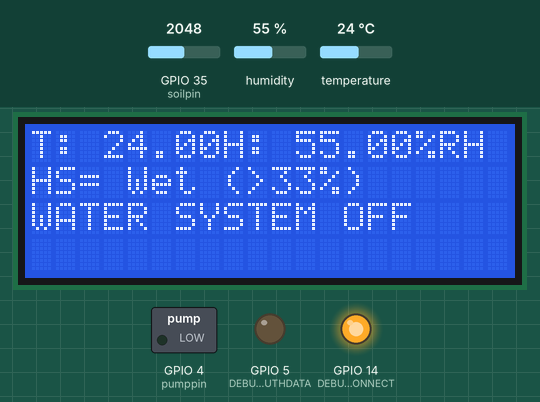
A sketch run on a simulated ESP32. Parts: 20×4 character LCD, switched loads named in the sketch (green lamp = pin HIGH), output pins drawn as LEDs (lit = HIGH). The test bench sets the inputs (shaded band); at power-on: GPIO 35 (soilpin) = 2048, humidity 55 %, temperature 24 °C. WiFi joins after 1.5 s; servers stay silent unless stated; the local clock reads 2024-03-15 10:24:30 at power-on unless the sketch sets it; what the sketch prints to the serial monitor is not drawn.

Above: at 1.7 s.
At 61.9 s:
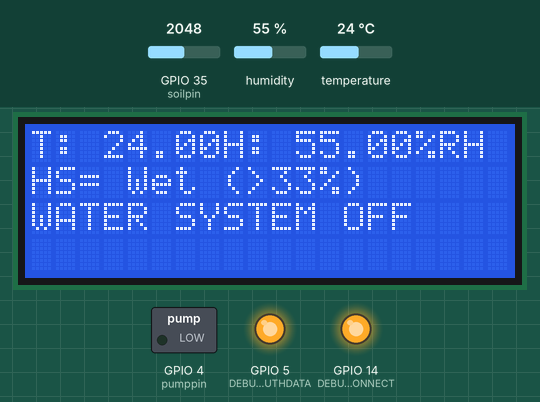
Timing chart, 0 to 65.5 s (numbered marks = the images above):
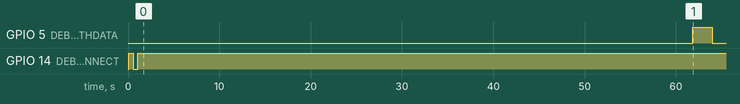

Measured:
- by itself, GPIO 5 (DEBUG_PUTHDATA): LOW → HIGH at 61.8 s, → LOW 2.2 s later

The sketch:

ESP32_watering.ino
```cpp
#include <LiquidCrystal_I2C.h>

#include <Wire.h>
#include <LiquidCrystal_I2C.h>


// เรียกใช้ไลบรารี่ WiFi.h และ IOXhop_FirebaseESP32.h มาใช้งาน
#include <WiFi.h>
#include <IOXhop_FirebaseESP32.h>
#include <time.h>
#include <DHT.h>

LiquidCrystal_I2C lcd(0x27, 20, 4);

// Set these to run example.
#define FIREBASE_HOST "esp32-firebase-2048a.firebaseio.com"
#define FIREBASE_AUTH "KtNAcvnrpSkhBbf8acrZiigYsHzhJ23xVBZ20Ai0"
#define WIFI_SSID "KMITL-WiFi"
#define WIFI_PASSWORD ""
//Constants
#define DHTPIN 32       // what pin we're connected to
#define DHTTYPE DHT22   // DHT 22  (AM2302)
#define soilpin  35
#define pumppin  4

const int AirValue = 4000;   //you need to replace this value with Value_1
const int WaterValue = 900;  //you need to replace this value with Value_2
int intervals = (AirValue - WaterValue)/3;
int soilMoistureValue = 3;
String s_status;
// LED Debug
#define DEBUG_WIFICONNECT 14
#define DEBUG_PUTHDATA 5


// Config time
int timezone = 7;

char ntp_server1[20] = "time.navy.mi.th";
char ntp_server2[20] = "clock.nectec.or.th";
char ntp_server3[20] = "th.pool.ntp.org";

int dst = 0;

DHT dht(DHTPIN, DHTTYPE);

void setup()
{

  pinMode(DEBUG_WIFICONNECT, OUTPUT);
  pinMode(DEBUG_PUTHDATA, OUTPUT);
  pinMode(pumppin, OUTPUT);
  Serial.begin(9600);
    lcd.begin();
  WiFi.mode(WIFI_STA);
  // connect to wifi.
  WiFi.begin(WIFI_SSID, WIFI_PASSWORD);
  Serial.print("connecting");

  while (WiFi.status() != WL_CONNECTED) {
    Serial.print(".");
    digitalWrite(DEBUG_WIFICONNECT, !digitalRead(DEBUG_WIFICONNECT));
    delay(500);
  }
  digitalWrite(DEBUG_WIFICONNECT, HIGH);
  Serial.println();
  Serial.print("connected: ");
  Serial.println(WiFi.localIP());

  configTime(timezone * 3600, dst, ntp_server1, ntp_server2, ntp_server3);
  Serial.println("Waiting for time");
  while (!time(nullptr)) {
    Serial.print(".");
    delay(500);
  }
  Serial.println();
  Serial.println("Now: " + NowString());

  Firebase.begin(FIREBASE_HOST, FIREBASE_AUTH);

  dht.begin();
}

void loop() {
  pinMode(DHTPIN, INPUT_PULLUP);

  // Read temp & Humidity for DHT22
  float humidity = dht.readHumidity();
  float temperature = dht.readTemperature();

  if (isnan(humidity) || isnan(temperature)) {
    Serial.println("Failed to read from DHT sensor!");
    delay(500);
    return;
  }
  Serial.print("Humidity: ");
  Serial.print(humidity);
  Serial.print(" %\t");
  Serial.print("Temperature: ");
  Serial.print(temperature);
  Serial.print(" *C ");
  Serial.println();
 soilMoistureValue = analogRead(soilpin);  //put Sensor insert into soil


  if(soilMoistureValue > (WaterValue-400) && soilMoistureValue < (WaterValue + intervals))
  {
    Serial.println("Very Wet");
    s_status = "Very Wet";
 lcd.clear();
  lcd.setCursor(0,0);
  lcd.print("T: ");
  lcd.print(temperature);
  lcd.print((char)223);
  lcd.print("C");

  lcd.setCursor(8,0);
  lcd.print("H: ");
  lcd.print(humidity);
  lcd.print("%RH");

  lcd.setCursor(0,1);
  lcd.print("HS= ");
  lcd.setCursor(4,1);
  lcd.print("Very Wet (>33%)" );
  lcd.setCursor(0,2);
  lcd.print("WATER SYSTEM OFF");
    digitalWrite(pumppin,LOW); //Motor stops//
    delay(60000);
  }

  if(soilMoistureValue > (WaterValue + intervals) && soilMoistureValue < (AirValue - intervals))
  {
   Serial.println("Wet");
   s_status = "Wet";
     lcd.clear();
  lcd.setCursor(0,0);
  lcd.print("T: ");
  lcd.print(temperature);
  lcd.print((char)223);
  lcd.print("C");

  lcd.setCursor(8,0);
  lcd.print("H: ");
  lcd.print(humidity);
  lcd.print("%RH");

  lcd.setCursor(0,1);
  lcd.print("HS= ");
  lcd.setCursor(4,1);
  lcd.print("Wet (>33%)" );
  lcd.setCursor(0,2);
  lcd.print("WATER SYSTEM OFF");
   digitalWrite(pumppin,LOW); //Motor stops//
   delay(60000);
  }

  if(soilMoistureValue < (AirValue+900) && soilMoistureValue > (AirValue - intervals))
  {
   Serial.println("Dry");
   s_status = "Dry";

  lcd.clear();
  lcd.setCursor(0,0);
  lcd.print("T: ");
  lcd.print(temperature);
  lcd.print((char)223);
  lcd.print("C");

  lcd.setCursor(8,0);
  lcd.print("H: ");
  lcd.print(humidity);
  lcd.print("%RH");

  lcd.setCursor(0,1);
  lcd.print("HS= ");
  lcd.setCursor(4,1);
  lcd.print("Dry(<17%)" );
  lcd.setCursor(0,2);
  lcd.print("WATER SYSTEM ON");
   digitalWrite(pumppin,HIGH); //Motor stops//
   delay(60000);

  }
  StaticJsonBuffer<200> jsonBuffer;
  JsonObject& root = jsonBuffer.createObject();
  {
  root["time"] = NowString();
  root["temperature"] = temperature;
  root["humidity"] = humidity;
  root["soil"] = s_status;

  }
   Firebase.pushString("soil", s_status);
  digitalWrite(DEBUG_PUTHDATA, HIGH);
  // append a new value to /logDHT
  String name = Firebase.push("KMITL SERVER", root);
  // handle error
  if (Firebase.failed()) {
      Serial.print("pushing /KMITL SERVER failed:");
      Serial.println(Firebase.error());
      return;
  }
  Serial.print("pushed: /KMITL SERVER/");
  Serial.println(name);
  delay(2000);
  digitalWrite(DEBUG_PUTHDATA, LOW);
  delay(28000);
}

String NowString()
{
 int getcount = 1;
        time_t now = time(nullptr);
        struct tm* newtime = localtime(&now);
        String myyear = String(newtime->tm_year + 1900);
        //ถ้าปียังเป็นปี 1970 ให้ดึงค่าเวลาใหม่ พยายามสูงสุด 4 ครั้ง
        while(myyear == "2018" && getcount <= 4)
        {
         time_t now = time(nullptr);
         struct tm* newtime = localtime(&now);
         myyear = String(newtime->tm_year + 1900);
         vTaskDelay(100 / portTICK_PERIOD_MS);
         getcount++;
         }
        String tmpNow = "";
        tmpNow += String(newtime->tm_year + 1948);
        tmpNow += "-";
        tmpNow += String(newtime->tm_mon + 11);
        tmpNow += "-";
        tmpNow += String(newtime->tm_mday + 26);
        tmpNow += " ";
        tmpNow += String(newtime->tm_hour);
        tmpNow += ":";
        tmpNow += String(newtime->tm_min);
        tmpNow += ":";
        tmpNow += String(newtime->tm_sec);
        return tmpNow;
}
```
